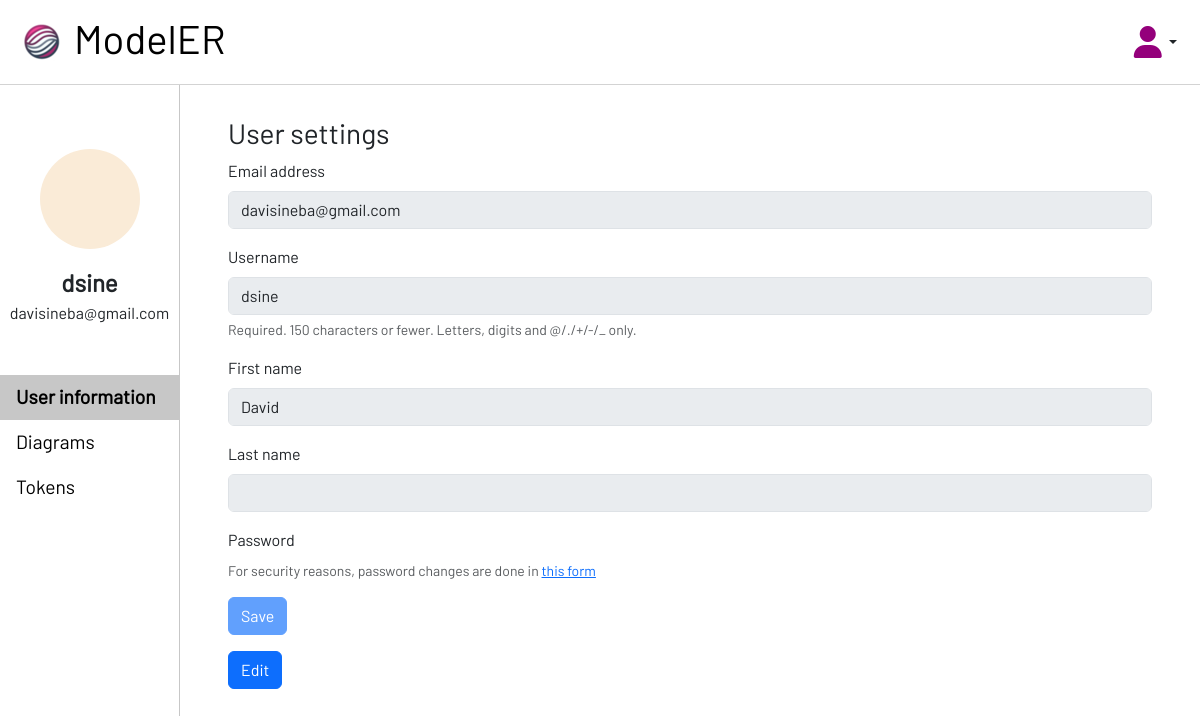
Screenshot of /modeler/profile/settings (signed in) with the database file from the repository.
### users/models.py (models this page shows)
class User(AbstractUser):
    objects = CustomUserManager()

### modeler/views.py (the view, shortened to what this page needs)
# urls.py: path('profile/settings', views.ProfileSettingsView.as_view(), name='profile_settings'),
class ProfileSettingsView(LoginRequiredMixin, FormView):
    template_name = 'modeler/profile/settings.html'
    form_class = UserChangeForm
    def get_context_data(self, **kwargs):
        context = super().get_context_data(**kwargs)
        form = self.form_class(instance=self.request.user)
        active = {
            'general': '',
            'settings': 'active',
            'diagrams': '',
            'tokens': ''
        }
        context['active'] = active
        context['form'] = form
        return context
    def get(self, request, *args, **kwargs):
        return render(request, self.template_name, self.get_context_data())

### users/forms.py
class UserChangeForm(UserChangeForm):
    class Meta:
        model = User
        fields = ("email", "username", 'first_name', 'last_name')

### modeler/templates/modeler/profile/settings.html (shortened to what this page needs)
{% extends 'modeler/profile/index.html' %}
{% load static %}
{% block profile %}
    <div id="user-setting" class="profile-tab-content tab-content">
        <h3>User settings</h3>
            <form method="post" id="form">
                <fieldset id="change-form" disabled>
                    {% for field in form %}
                        {% if field.html_name != 'password' %}
                        <div class="mb-3">
                            <label for="{{ field.id_for_label }}" class="form-label">{{ field.label }}</label>
                            <input type="text" id="{{ field.id_for_label }}" name="{{field.html_name}}" class="form-control" value="{{ field.value }}">
                            <div id="{{field.html_name}}HelpBlock" class="form-text">{{ field.help_text }}</div>
                        </div>
                        {% else %}
                        <div class="mb-3">
                            <div class="form-label">{{ field.label }}</div>
                            <div id="{{field.html_name}}HelpBlock" class="form-text">
                                For security reasons, password changes are done in <a href="{% url 'users:password_change' %}">this form</a>
                            </div>
                        </div>
                        {% endif %}
                    {% endfor %}
                    <button type="submit" class="btn btn-primary">Save</button>
                </fieldset>
              </form>
              <button id="edit" class="btn btn-primary mt-3">Edit</button>
    </div>
{% endblock %}

### modeler/templates/modeler/profile/index.html
{% extends 'modeler/master.html' %}
{% load static %}
{% block head %}
    <link rel="stylesheet" href="{% static 'modeler/profile.css' %}">
{% endblock %}
{% block content %}
    <div class="grid profile-grid">
        <div class="flex flex-column" id="profile-left">
            <div class="flex flex-column acenter" id="user-main">
                <div class="user-avatar" style="background-color: antiquewhite;"></div>
                <div class="spacer-16"></div>
                <span class="bold" id="user-name">{{user}}</span>
                <span>{{user.email}}</span>
            </div>
            <div class="profile-tabs">
                <a href="{% url 'modeler:profile_settings' %}" class="profile-tab tab {{active.settings}}">User information</a>
                <a href="{% url 'modeler:profile_diagrams' %}" class="profile-tab tab {{active.diagrams}}">Diagrams</a>
                <a href="{% url 'modeler:profile_tokens' %}" class="profile-tab tab {{active.tokens}}">Tokens</a>
            </div>
        </div>
        {% block profile %}{% endblock %}
{% endblock %}

### modeler/static/modeler/stylesheet.css (style rules this page uses)
* { margin: 0; box-sizing: border-box; font-family: Barlow; }
html { height: 100%; }
body { height: 100%; }
.bold { font-weight: bold; }
.flex { display: flex; }
.flex-column { flex-direction: column; }
.acenter { align-items: center; }
.btn { background-color: #94007b; color: white; font-family: Barlow-Bold; border: none; text-align: center; text-decoration: none; cursor: pointer; border-radius: 4px; transition: 0.2s; }
.spacer-16 { height: 16px; width: 16px; background-color: rgba(0, 0, 0, 0); flex: none; }
.grid { display: grid; height: 100%; max-width: 100vw; }

### modeler/static/modeler/profile.css (style rules this page uses)
:root { --gris: rgb(199, 199, 199); }
.profile-grid { grid-template-columns: 15% 85%; }
#profile-left { border-right: solid var(--gris) 1px; }
#user-main { margin-top: 64px; }
.user-avatar { width: 100px; height: 100px; border-radius: 50%; }
#user-name { font-size: x-large; }
.profile-tabs { margin-top: 50px; padding: 0; list-style-type: none; }
.profile-tab.active { background-color: var(--gris); font-weight: bold; }
.profile-tab { display: block; padding: 8px 16px; color: black; font-size: larger; text-decoration: none; border: none; cursor: pointer; width: 100%; text-align: left; }
.profile-tab-content { padding: 32px 48px; width: 100%; }

### rows the page displays
User: username "dsine", email "davisineba@gmail.com", email "davisineba@gmail.com" "dsine" "David"

### other values shown
{{ field.label }} "Email address" "Username" "First name" "Last name"
{{ field.help_text }} "Required. 150 characters or fewer. Letters, digits and @/./+/-/_ only."
{{ field.label }} "Password"
